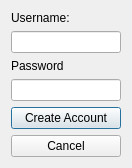
<?xml version="1.0" encoding="UTF-8"?>
<ui version="4.0">
 <class>createAccount</class>
 <widget class="QDialog" name="createAccount">
  <property name="geometry">
   <rect>
    <x>0</x>
    <y>0</y>
    <width>132</width>
    <height>160</height>
   </rect>
  </property>
  <property name="windowTitle">
   <string>Dialog</string>
  </property>
  <layout class="QGridLayout" name="gridLayout">
   <item row="0" column="0">
    <widget class="QLabel" name="label">
     <property name="text">
      <string>Username:</string>
     </property>
    </widget>
   </item>
   <item row="1" column="0">
    <widget class="QLineEdit" name="username"/>
   </item>
   <item row="2" column="0">
    <widget class="QLabel" name="label_2">
     <property name="text">
      <string>Password</string>
     </property>
    </widget>
   </item>
   <item row="3" column="0">
    <widget class="QLineEdit" name="password"/>
   </item>
   <item row="4" column="0">
    <widget class="QPushButton" name="createaccount">
     <property name="text">
      <string>Create Account</string>
     </property>
    </widget>
   </item>
   <item row="5" column="0">
    <widget class="QPushButton" name="cancel">
     <property name="text">
      <string>Cancel</string>
     </property>
    </widget>
   </item>
  </layout>
 </widget>
 <resources/>
 <connections/>
</ui>
